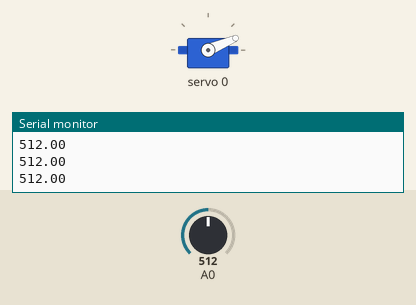
A sketch run on a simulated Arduino Uno, built with avr-gcc and run on an emulated ATmega328P. Parts: servo, the last lines printed to the serial monitor. The test bench sets the inputs (shaded band); at power-on: A0 = 512.

Above: at 1.2 s.
1.3 s: A0 set to 306
At 2.2 s:
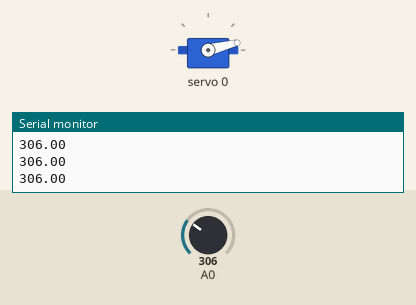
2.8 s: A0 set to 900
At 3.3 s:
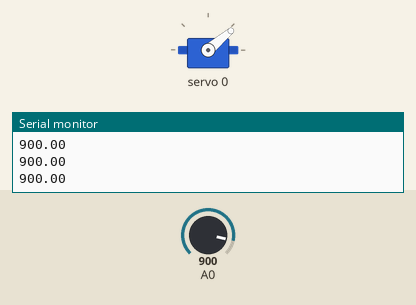
4.3 s: A0 set to 511
At 5.7 s:
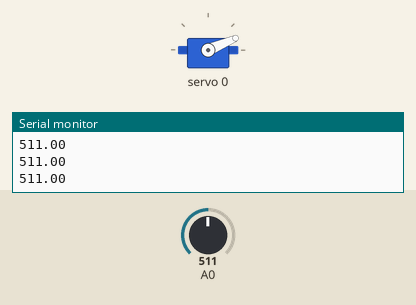
Timing chart, 0 to 7.3 s (numbered marks = the images above; inputs shaded):
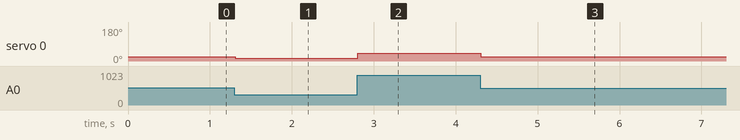

The sketch:

Servo_Poti.ino
```cpp
// Make sure these libraries are installed
// If not the case, use Tools > Manage Libraries
#include <Wire.h>
#include <Adafruit_PWMServoDriver.h>

// declare variables
int servo_num = 0;
int servo_freq = 50;

// create a pwm object to control the servo
Adafruit_PWMServoDriver pwm = Adafruit_PWMServoDriver();

void setup() {

  // _______________ Begin - Setup _______________

  // Begin the serial communication
  Serial.begin(115200);
  // Begin PWM communication and set servo frequency
  pwm.begin();
  pwm.setPWMFreq(servo_freq);


  pinMode(A0,INPUT);
  // _______________ End - Setup _______________

}

void loop() {
  // _______________ Begin - Loop _______________

  // Read values from the analog pin and map/scale them to the movment range of the servo.
  float voltage_bits = analogRead(A0);

  // Optionally display the reading from the potentiometer on the serial monitor
  Serial.println(voltage_bits);

  // Set the servo position according to the mapped/scaled value
  int pwm_us;
  pwm_us = map(voltage_bits, 0, 4095, 550, 2400);

  pwm.writeMicroseconds(servo_num, pwm_us);


  // _______________ End - Loop _______________

  delay(15); // wait for the servo to get there
}
```

Measured:
- after the input at 1.3 s, servo 0: 23° → 14° at once
- after the input at 2.8 s, servo 0: 14° → 40° at once
- after the input at 4.3 s, servo 0: 40° → 23° at once
